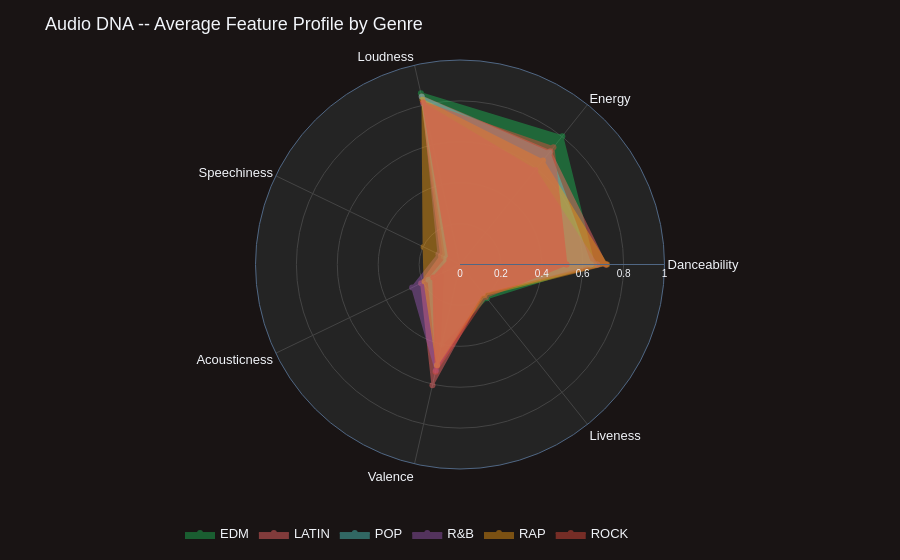

Notebook cell for this chart:
### Markdown cell above
## 3. Audio DNA вЂ” Genre Radar Chart

### Code cell
df_radar = df.copy()
df_radar['loudness_norm'] = (
    (df_radar['loudness'] - df_radar['loudness'].min()) /
    (df_radar['loudness'].max() - df_radar['loudness'].min())
)

RADAR_FEATURES = ['danceability', 'energy', 'loudness_norm',
                  'speechiness', 'acousticness', 'valence', 'liveness']
RADAR_LABELS   = ['Danceability', 'Energy', 'Loudness',
                  'Speechiness', 'Acousticness', 'Valence', 'Liveness']

genre_means = df_radar.groupby('playlist_genre')[RADAR_FEATURES].mean()

fig = go.Figure()
for genre in GENRE_ORDER:
    vals = genre_means.loc[genre].tolist() + genre_means.loc[genre].tolist()[:1]
    fig.add_trace(go.Scatterpolar(
        r=vals, theta=RADAR_LABELS + RADAR_LABELS[:1],
        fill='toself', fillcolor=PALETTE[genre],
        line=dict(color=PALETTE[genre], width=2),
        opacity=0.45, name=genre.upper(),
    ))
fig.update_layout(
    title_text='Audio DNA -- Average Feature Profile by Genre',
    polar=dict(
        bgcolor='#242424',
        radialaxis=dict(visible=True, range=[0, 1], gridcolor='#444', tickfont_size=10),
        angularaxis=dict(tickfont_size=13, gridcolor='#444'),
    ),
    legend=dict(orientation='h', y=-0.12, x=0.15),
    height=560, **LAYOUT_DEFAULTS,
)
fig.show()

### Figure 1 — Plotly figure (JSON) as saved in the notebook; plotly's stock layout.template omitted (floating-point values rounded to 4 significant figures)
{"data": [{"fill": "toself", "fillcolor": "#1DB954", "line": {"color": "#1DB954", "width": 2}, "name": "EDM", "opacity": 0.45, "r": [0.655, 0.8025, 0.8596, 0.0867, 0.0815, 0.4007, 0.2119, 0.655], "theta": ["Danceability", "Energy", "Loudness", "Speechiness", "Acousticness", "Valence", "Liveness", "Danceability"], "type": "scatterpolar"}, {"fill": "toself", "fillcolor": "#FF6B6B", "line": {"color": "#FF6B6B", "width": 2}, "name": "LATIN", "opacity": 0.45, "r": [0.7133, 0.7083, 0.842, 0.1027, 0.2109, 0.6055, 0.1806, 0.7133], "theta": ["Danceability", "Energy", "Loudness", "Speechiness", "Acousticness", "Valence", "Liveness", "Danceability"], "type": "scatterpolar"}, {"fill": "toself", "fillcolor": "#4ECDC4", "line": {"color": "#4ECDC4", "width": 2}, "name": "POP", "opacity": 0.45, "r": [0.6393, 0.701, 0.841, 0.07399, 0.1708, 0.5035, 0.1768, 0.6393], "theta": ["Danceability", "Energy", "Loudness", "Speechiness", "Acousticness", "Valence", "Liveness", "Danceability"], "type": "scatterpolar"}, {"fill": "toself", "fillcolor": "#9B59B6", "line": {"color": "#9B59B6", "width": 2}, "name": "R&B", "opacity": 0.45, "r": [0.6702, 0.5909, 0.8085, 0.1168, 0.2599, 0.5312, 0.1753, 0.6702], "theta": ["Danceability", "Energy", "Loudness", "Speechiness", "Acousticness", "Valence", "Liveness", "Danceability"], "type": "scatterpolar"}, {"fill": "toself", "fillcolor": "#F39C12", "line": {"color": "#F39C12", "width": 2}, "name": "RAP", "opacity": 0.45, "r": [0.7184, 0.6507, 0.8257, 0.1975, 0.1925, 0.5051, 0.1917, 0.7184], "theta": ["Danceability", "Energy", "Loudness", "Speechiness", "Acousticness", "Valence", "Liveness", "Danceability"], "type": "scatterpolar"}, {"fill": "toself", "fillcolor": "#E74C3C", "line": {"color": "#E74C3C", "width": 2}, "name": "ROCK", "opacity": 0.45, "r": [0.5205, 0.7328, 0.8143, 0.0577, 0.1452, 0.5374, 0.2031, 0.5205], "theta": ["Danceability", "Energy", "Loudness", "Speechiness", "Acousticness", "Valence", "Liveness", "Danceability"], "type": "scatterpolar"}], "layout": {"font": {"family": "Arial", "size": 13}, "height": 560, "legend": {"orientation": "h", "x": 0.15, "y": -0.12}, "margin": {"b": 40, "l": 60, "r": 40, "t": 60}, "paper_bgcolor": "#191414", "plot_bgcolor": "#191414", "polar": {"angularaxis": {"gridcolor": "#444", "tickfont": {"size": 13}}, "bgcolor": "#242424", "radialaxis": {"gridcolor": "#444", "range": [0, 1], "tickfont": {"size": 10}, "visible": true}}, "title": {"text": "Audio DNA -- Average Feature Profile by Genre"}}}
